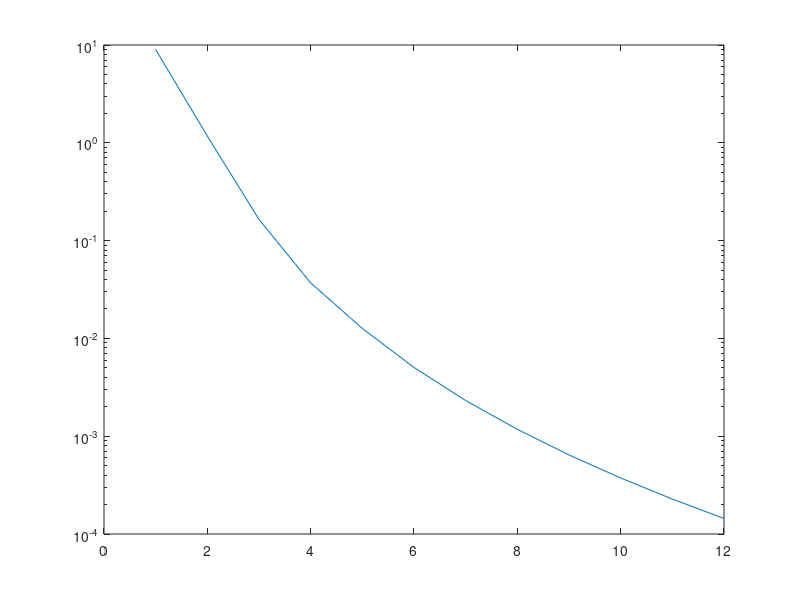

This chart was generated by the following MATLAB code:
clear all;

l2 = [8.98918;1.17246;0.164524;0.0369684;0.0126428;0.00504678;0.0023166;0.00117594;0.000643623;0.000373777;0.000227642;0.00014418;];

p = [1:12];

semilogy(p, l2);